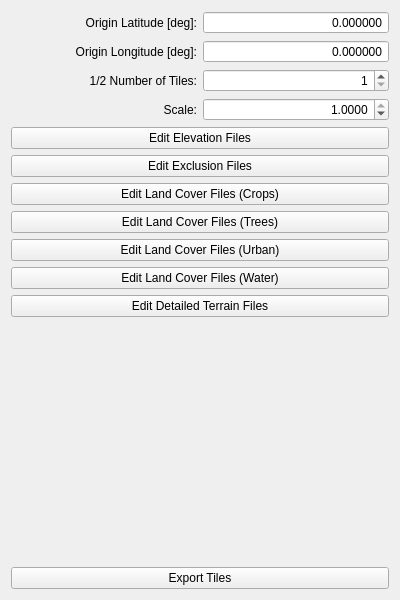
<?xml version="1.0" encoding="UTF-8"?>
<ui version="4.0">
 <class>WidgetDoc</class>
 <widget class="QWidget" name="WidgetDoc">
  <property name="geometry">
   <rect>
    <x>0</x>
    <y>0</y>
    <width>400</width>
    <height>600</height>
   </rect>
  </property>
  <property name="windowTitle">
   <string>Form</string>
  </property>
  <layout class="QGridLayout" name="gridLayout">
   <item row="1" column="0">
    <widget class="QLabel" name="labelLon0">
     <property name="text">
      <string>Origin Longitude [deg]:</string>
     </property>
     <property name="alignment">
      <set>Qt::AlignRight|Qt::AlignTrailing|Qt::AlignVCenter</set>
     </property>
     <property name="buddy">
      <cstring>spinBoxLon0</cstring>
     </property>
    </widget>
   </item>
   <item row="15" column="0" colspan="2">
    <widget class="QPushButton" name="pushButtonExportTiles">
     <property name="text">
      <string>Export Tiles</string>
     </property>
    </widget>
   </item>
   <item row="0" column="0">
    <widget class="QLabel" name="labelLat0">
     <property name="text">
      <string>Origin Latitude [deg]:</string>
     </property>
     <property name="alignment">
      <set>Qt::AlignRight|Qt::AlignTrailing|Qt::AlignVCenter</set>
     </property>
     <property name="buddy">
      <cstring>spinBoxLat0</cstring>
     </property>
    </widget>
   </item>
   <item row="7" column="0" colspan="2">
    <widget class="QPushButton" name="pushButtonLandCrops">
     <property name="text">
      <string>Edit Land Cover Files (Crops)</string>
     </property>
    </widget>
   </item>
   <item row="0" column="1">
    <widget class="QDoubleSpinBox" name="spinBoxLat0">
     <property name="alignment">
      <set>Qt::AlignRight|Qt::AlignTrailing|Qt::AlignVCenter</set>
     </property>
     <property name="buttonSymbols">
      <enum>QAbstractSpinBox::NoButtons</enum>
     </property>
     <property name="decimals">
      <number>6</number>
     </property>
     <property name="minimum">
      <double>-90.000000000000000</double>
     </property>
     <property name="maximum">
      <double>90.000000000000000</double>
     </property>
    </widget>
   </item>
   <item row="12" column="0" colspan="2">
    <spacer name="verticalSpacer">
     <property name="orientation">
      <enum>Qt::Vertical</enum>
     </property>
     <property name="sizeHint" stdset="0">
      <size>
       <width>238</width>
       <height>92</height>
      </size>
     </property>
    </spacer>
   </item>
   <item row="5" column="0" colspan="2">
    <widget class="QPushButton" name="pushButtonExclusion">
     <property name="text">
      <string>Edit Exclusion Files</string>
     </property>
    </widget>
   </item>
   <item row="2" column="1">
    <widget class="QSpinBox" name="spinBoxTiles">
     <property name="alignment">
      <set>Qt::AlignRight|Qt::AlignTrailing|Qt::AlignVCenter</set>
     </property>
     <property name="minimum">
      <number>1</number>
     </property>
    </widget>
   </item>
   <item row="9" column="0" colspan="2">
    <widget class="QPushButton" name="pushButtonLandUrban">
     <property name="text">
      <string>Edit Land Cover Files (Urban)</string>
     </property>
    </widget>
   </item>
   <item row="10" column="0" colspan="2">
    <widget class="QPushButton" name="pushButtonLandWater">
     <property name="text">
      <string>Edit Land Cover Files (Water)</string>
     </property>
    </widget>
   </item>
   <item row="4" column="0" colspan="2">
    <widget class="QPushButton" name="pushButtonElevation">
     <property name="text">
      <string>Edit Elevation Files</string>
     </property>
    </widget>
   </item>
   <item row="8" column="0" colspan="2">
    <widget class="QPushButton" name="pushButtonLandTrees">
     <property name="text">
      <string>Edit Land Cover Files (Trees)</string>
     </property>
    </widget>
   </item>
   <item row="1" column="1">
    <widget class="QDoubleSpinBox" name="spinBoxLon0">
     <property name="alignment">
      <set>Qt::AlignRight|Qt::AlignTrailing|Qt::AlignVCenter</set>
     </property>
     <property name="buttonSymbols">
      <enum>QAbstractSpinBox::NoButtons</enum>
     </property>
     <property name="decimals">
      <number>6</number>
     </property>
     <property name="minimum">
      <double>-180.000000000000000</double>
     </property>
     <property name="maximum">
      <double>180.000000000000000</double>
     </property>
    </widget>
   </item>
   <item row="11" column="0" colspan="2">
    <widget class="QPushButton" name="pushButtonDetailed">
     <property name="text">
      <string>Edit Detailed Terrain Files</string>
     </property>
    </widget>
   </item>
   <item row="2" column="0">
    <widget class="QLabel" name="labelTiles">
     <property name="text">
      <string>1/2 Number of Tiles:</string>
     </property>
     <property name="alignment">
      <set>Qt::AlignRight|Qt::AlignTrailing|Qt::AlignVCenter</set>
     </property>
     <property name="buddy">
      <cstring>spinBoxTiles</cstring>
     </property>
    </widget>
   </item>
   <item row="3" column="0">
    <widget class="QLabel" name="labelScale">
     <property name="text">
      <string>Scale:</string>
     </property>
     <property name="alignment">
      <set>Qt::AlignRight|Qt::AlignTrailing|Qt::AlignVCenter</set>
     </property>
     <property name="buddy">
      <cstring>spinBoxScale</cstring>
     </property>
    </widget>
   </item>
   <item row="3" column="1">
    <widget class="QDoubleSpinBox" name="spinBoxScale">
     <property name="alignment">
      <set>Qt::AlignRight|Qt::AlignTrailing|Qt::AlignVCenter</set>
     </property>
     <property name="decimals">
      <number>4</number>
     </property>
     <property name="maximum">
      <double>1.000000000000000</double>
     </property>
     <property name="value">
      <double>1.000000000000000</double>
     </property>
    </widget>
   </item>
  </layout>
 </widget>
 <tabstops>
  <tabstop>spinBoxLat0</tabstop>
  <tabstop>spinBoxLon0</tabstop>
  <tabstop>spinBoxTiles</tabstop>
  <tabstop>spinBoxScale</tabstop>
  <tabstop>pushButtonElevation</tabstop>
  <tabstop>pushButtonExclusion</tabstop>
  <tabstop>pushButtonLandCrops</tabstop>
  <tabstop>pushButtonLandTrees</tabstop>
  <tabstop>pushButtonLandUrban</tabstop>
  <tabstop>pushButtonLandWater</tabstop>
  <tabstop>pushButtonDetailed</tabstop>
  <tabstop>pushButtonExportTiles</tabstop>
 </tabstops>
 <resources/>
 <connections/>
</ui>
